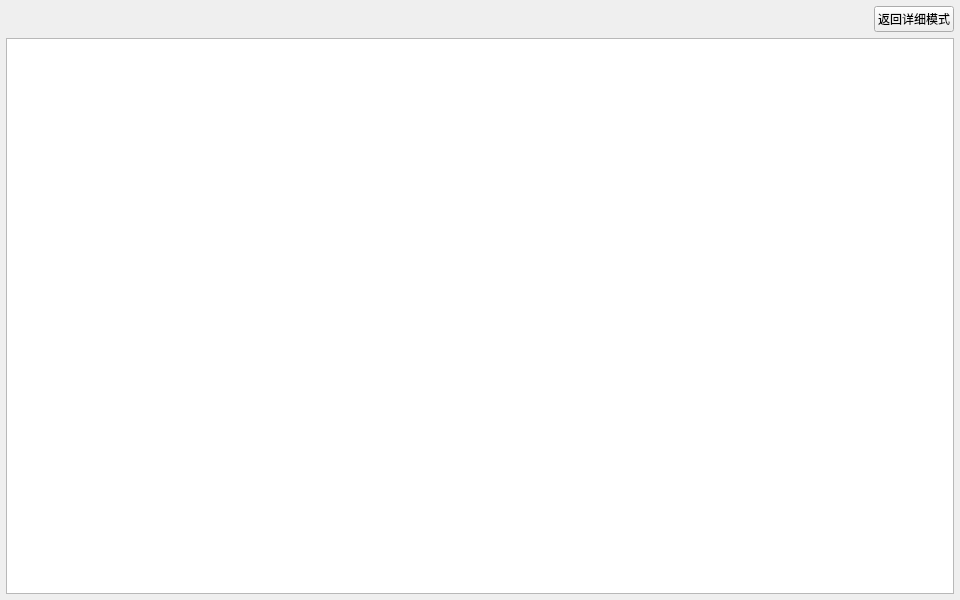
<?xml version="1.0" encoding="UTF-8"?>
<ui version="4.0">
 <class>MonitorWindow</class>
 <widget class="QMainWindow" name="MonitorWindow">
  <property name="geometry">
   <rect><x>0</x><y>0</y><width>960</width><height>600</height></rect>
  </property>
  <property name="minimumSize">
   <size><width>640</width><height>420</height></size>
  </property>
  <property name="windowTitle">
   <string>QtVisionApp 独立监控</string>
  </property>
  <widget class="QWidget" name="centralWidget">
   <layout class="QVBoxLayout" name="centralLayout">
    <property name="spacing"><number>6</number></property>
    <property name="leftMargin"><number>6</number></property>
    <property name="topMargin"><number>6</number></property>
    <property name="rightMargin"><number>6</number></property>
    <property name="bottomMargin"><number>6</number></property>
    <item>
     <layout class="QHBoxLayout" name="modeActionLayout">
      <property name="spacing"><number>6</number></property>
      <item>
       <spacer name="modeActionSpacer">
        <property name="orientation"><enum>Qt::Horizontal</enum></property>
        <property name="sizeHint" stdset="0"><size><width>40</width><height>20</height></size></property>
       </spacer>
      </item>
      <item>
       <widget class="QPushButton" name="returnDetailedButton">
        <property name="text"><string>返回详细模式</string></property>
       </widget>
      </item>
     </layout>
    </item>
    <item>
     <widget class="QStackedWidget" name="monitorImageStack">
      <property name="currentIndex"><number>0</number></property>
      <widget class="QWidget" name="edgeMonitorPage">
       <layout class="QVBoxLayout" name="edgeMonitorLayout">
        <property name="leftMargin"><number>0</number></property>
        <property name="topMargin"><number>0</number></property>
        <property name="rightMargin"><number>0</number></property>
        <property name="bottomMargin"><number>0</number></property>
        <item><widget class="vision::app::ImageView" name="edgeMonitorView"/></item>
       </layout>
      </widget>
      <widget class="QWidget" name="markMonitorPage">
       <layout class="QGridLayout" name="markMonitorLayout">
        <property name="horizontalSpacing"><number>4</number></property>
        <property name="verticalSpacing"><number>4</number></property>
        <property name="leftMargin"><number>0</number></property>
        <property name="topMargin"><number>0</number></property>
        <property name="rightMargin"><number>0</number></property>
        <property name="bottomMargin"><number>0</number></property>
        <item row="0" column="0"><widget class="vision::app::ImageView" name="topLeftMonitorView"/></item>
        <item row="0" column="1"><widget class="vision::app::ImageView" name="topRightMonitorView"/></item>
        <item row="1" column="0"><widget class="vision::app::ImageView" name="bottomLeftMonitorView"/></item>
        <item row="1" column="1"><widget class="vision::app::ImageView" name="bottomRightMonitorView"/></item>
       </layout>
      </widget>
     </widget>
    </item>
   </layout>
  </widget>
 </widget>
 <customwidgets>
  <customwidget><class>vision::app::ImageView</class><extends>QGraphicsView</extends><header>ImageView.h</header></customwidget>
 </customwidgets>
 <resources/>
 <connections/>
</ui>
